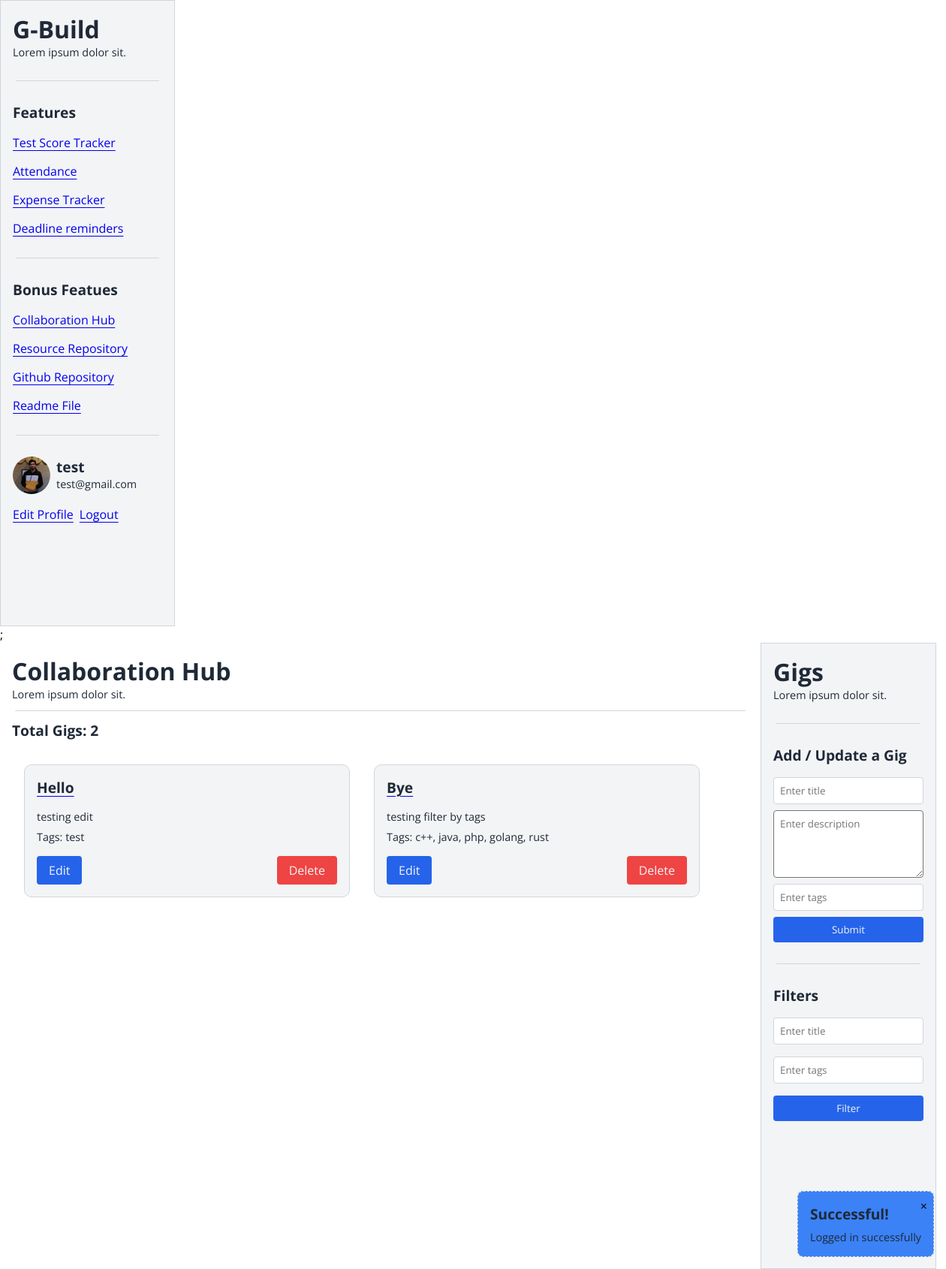
The app's page /index.php?page=collaboration-hub (signed in) with its own data.
### tables this page shows
CREATE TABLE `gigs` (
  `id` int(11) NOT NULL,
  `title` varchar(256) DEFAULT 'Not Given',
  `description` text DEFAULT NULL,
  `tags` varchar(256) DEFAULT NULL,
  `updated_at` timestamp NOT NULL DEFAULT current_timestamp() ON UPDATE current_timestamp(),
  `email` varchar(256) DEFAULT NULL,
  `usn` varchar(256) DEFAULT NULL
);

### php/functions.php (called while the page is built, shortened)
<?php
$conn = mysqli_connect(server, host, password, db_name);
function getAllGigs()
{
    global $conn;
    $sql = "SELECT * FROM gigs";
    $result = mysqli_query($conn, $sql);
    $gigs = [];
    if (mysqli_num_rows($result) > 0) {
        while ($row = mysqli_fetch_assoc($result)) {
            $gigs[] = $row;
        }
    }
    return $gigs;
}

### pages/CollaborationHub.php (the view, shortened to what this page needs)
<?php
require_once("./php/functions.php");
if (isset($_SESSION['filteredGigs'])) {
    $data = $_SESSION['filteredGigs'];
    unset($_SESSION['filteredGigs']);
} else {
    $data = getAllGigs();
}
$editGig = isset($_SESSION['editGig']) ? $_SESSION['editGig'] : null;
?>
<section class="dashboard__section">
    <div class="dashboard__section-left">
        <div>
            <h4>Collaboration Hub</h4>
            <p>Lorem ipsum dolor sit.</p>
        </div>
        <div class="separator"></div>
        <div>
            <h5>Total Gigs: <?= count($data) ?></h5>
        </div>
        <div class="flex items-center gap-4">
            <?php foreach ($data as $gig) : ?>
                <div class="card">
                    <a href=<?= "?page=gig&id=" . $gig['id'] ?>>
                        <h5><?= $gig['title'] ?></h5>
                    </a>
                    <p class="mt-4"><?= $gig['description'] ?></p>
                    <p class="mt-2">Tags: <?= $gig['tags'] ?></p>
                    <div class="mt-4 flex justify-between">
                        <?php if ($gig['email'] == $_SESSION['user']['email']) : ?>
                            <a href=<?= "./php/actions.php?editGig=" . $gig['id'] ?> class="primary__btn" style="text-decoration: none;">Edit</a>
                            <a href=<?= "./php/actions.php?deleteGig=" . $gig['id'] ?> class="danger__btn" style="text-decoration: none;">Delete</a>
                        <?php endif; ?>
                    </div>
                </div>
            <?php endforeach; ?>
        </div>
    </div>
    <div>
        <aside style="max-width: 200px; width: 100%; display:flex; flex-direction:column; gap: 1rem; z-index:10; background-color:var(--primary); padding: 1rem; min-height:100vh; margin-right:30px" class="border">
            <div>
                <h4>Gigs </h4>
                <p>Lorem ipsum dolor sit.</p>
            </div>
            <div class="separator"></div>
            <h5>Add / Update a Gig</h5>
            <div style="display: flex; flex-direction:column; gap: 1rem;">
                <form method="post" action="<?php echo $editGig ? './php/actions.php?updateGig=' . $editGig['id'] : './php/actions.php?addGig'; ?>" class="flex flex-col gap-2">
                    <input type="text" name="title" placeholder="Enter title" class="border" required value="<?= $editGig ? $editGig['title'] : ''; ?>">
                    <textarea name="description" id="description" cols="" rows="4" placeholder="Enter description" required><?= $editGig ? $editGig['description'] : ''; ?></textarea>
                    <input type="text" name="tags" placeholder="Enter tags" class="border" required value="<?= $editGig ? $editGig['tags'] : ''; ?>">
                    <button class="primary__btn"><?= $editGig ? 'Update' : 'Submit' ?></button>
                </form>
            </div>
            <div class="separator"></div>
            <h5>Filters</h5>
            <div style="display: flex; flex-direction:column; gap: 1rem;">
                <form action="./php/actions.php?filterGigs" method="post" style="display: flex; flex-direction:column; gap: 1rem;">
                    <input name="title" type="text" placeholder="Enter title" class="border">
                    <input name="tags" type="text" placeholder="Enter tags" class="border">
                    <button class="primary__btn">Filter</button>
                </form>
            </div>
        </aside>
    </div>
</section>

### pages/globals.css (style rules this page uses)
* { padding: 0rem; margin: 0rem; font-family: "Open Sans", sans-serif; }
:root { --primary: #f3f4f6; --border: #d1d5db; --secondary: #1f2937; --accent: #2563eb; --danger: #ef4444; --success: #10b981; --warning: #f59e0b; --info: #3b82f6; }
.flex { display: flex; flex-wrap: wrap; }
.justify-between { justify-content: space-between; }
.items-center { align-items: center; }
.flex { display: flex; }
.flex-col { flex-direction: column; }
p { font-size: 0.9rem; color: var(--secondary); }
h1, h2, h3, h4, h5, h6 { padding: 0px; margin: 0px; background-color: transparent; }
h4 { font-size: 2rem; color: var(--secondary); }
h5 { font-size: 1.2rem; color: var(--secondary); }
a { text-underline-offset: 0.25rem; }
input, select, textarea { padding: 0.5rem; border-radius: 0.25rem; }
.border { border: 1px solid var(--border); }
.gap-2 { gap: 0.5rem; }
.mt-2 { margin-top: 0.5rem; }
.mt-4 { margin-top: 1rem; }
.primary__btn { background-color: var(--accent); color: var(--primary); padding: 0.5rem 1rem; border: 1px solid var(--border); border-radius: 0.25rem; border: none; cursor: pointer; }
.danger__btn { background-color: var(--danger); color: var(--primary); padding: 0.5rem 1rem; border: 1px solid var(--border); border-radius: 0.25rem; border: none; cursor: pointer; }
.separator { content: " "; max-width: 100%; height: 1px; border-radius: 10px; color: var(--border); background-color: var(--border); margin: 0.75rem 0.25rem; }
.card { max-width: 400px; width: 100%; margin: 2rem 1rem; padding: 1rem 1rem; border-radius: 10px; background-color: var(--primary); border: 1px solid var(--border); }
.dashboard__section { display: flex; max-width: 1250px; min-width: 1250px; width: 100%; justify-content: space-between; }
.dashboard__section-left { padding: 1rem 1rem; width: 100%; height: 100vh; overflow: auto; }

### records on screen
gigs: title "Hello", description "testing edit", tags "test"
gigs: title "Bye", description "testing filter by tags", tags "c++, java, php, golang, rust"

### other values on screen
$success "Logged in successfully"
$_SESSION['user']['name'] "test"
$_SESSION['user']['email'] "test@gmail.com"
count($data) "2"
